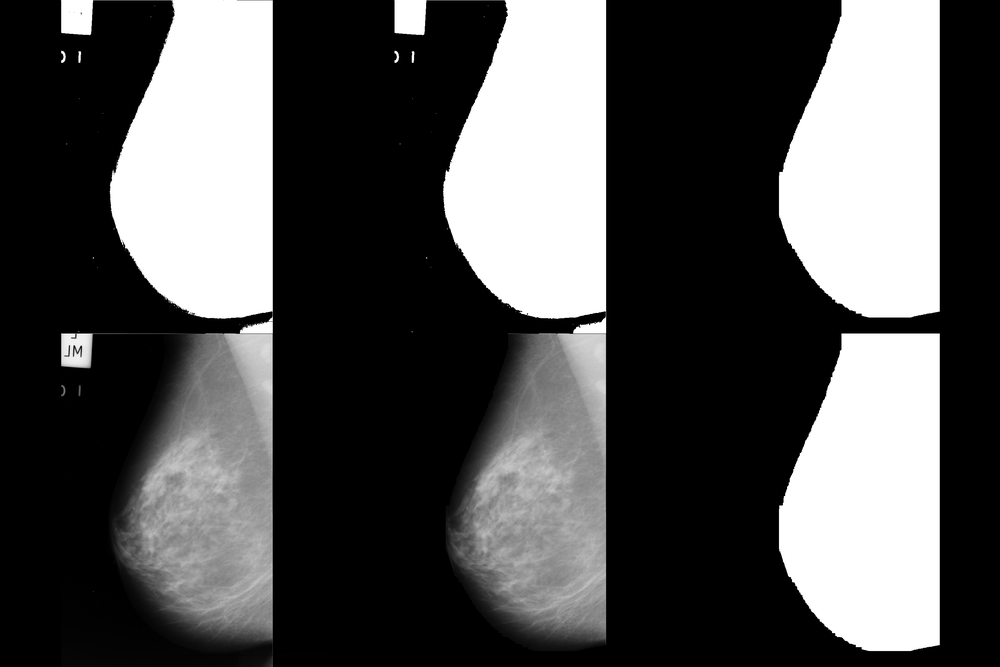
#> input picture Codes/Test Project/resources/exports/cmp_mdb007.png, 1000 x 667 px, shrunk from 3072 x 2048 before the run, given as the content of the folder resources/source/train, which was not available
$ python preprocess.py
#> lines starting #> are read from the running program, lines starting #| are printed output that depends on the picture; after the words box and inside, x2 and y2 are one past the last pixel; in counts of white or black regions, pixels touching at a corner belong together; pictures that were not available may be replaced by others from this repository, and a replacement may not be noted
#> in clean_images, image is the input picture: shape (667, 1000); min 0, max 255, mean 81.3
import cv2 as vision
import pandas as panda
import os
from time import time
from numpy import array, ones, hstack, vstack, uint8
from directories import SOURCE_TRAIN_DIR, SOURCE_TEST_DIR, TRAIN_DIR, TEST_DIR, TRAIN_LABELS_DIR, TEST_LABELS_DIR


class SortImages:
    train_labels_file = panda.read_csv(TRAIN_LABELS_DIR)
    test_labels_file = panda.read_csv(TEST_LABELS_DIR)

    train_labels = train_labels_file['class'].to_list()
    test_labels = test_labels_file['class'].to_list()

    def apply(self):
        self.sort_images(self.train_labels, SOURCE_TRAIN_DIR, TRAIN_DIR)
        self.sort_images(self.test_labels, SOURCE_TEST_DIR, TEST_DIR)

    def sort_images(self, labels, source, destination):
        index = 0
        for file_name in os.listdir(source):
            image = vision.imread(os.path.join(source, file_name), 0)
            vision.imwrite(os.path.join(f'{destination}/{labels[index]}', file_name), image)
            index += 1
        print(f'Sorted {index} images')


class ChangeImageFormat:
    def __init__(self, new_format):
        self.format = new_format

    def apply(self):
        self.change_format(SOURCE_TRAIN_DIR)
        self.change_format(SOURCE_TEST_DIR)

    def change_format(self, directory):
        counter = 0
        for file_name in os.listdir(directory):
            image_file = os.path.join(directory, file_name)
            image_file_name = image_file.split('.')
            if image_file_name[-1] != self.format:
                image = vision.imread(image_file, 0)
                vision.imwrite(image_file_name[0] + '.' + self.format, image)
                counter += 1
        print(f'Converted {counter} images to {self.format}')


class ImageProcessor:
    processed_image = 0

    def generate_mask(self, image, name):
#> called with name = 'cmp_mdb007.png'
        self.processed_image += 1
        start_time = time()
        print('Processing Image: ', name)
        binary_mask = []
        for rows in image:
            values = []
            for pixel in rows:
                if pixel > 10:
                    values.append(255)
                else:
                    values.append(0)
            binary_mask.append(values)
#> after the loop, binary_mask = 667 items

        binary_mask = array(binary_mask, dtype=uint8)
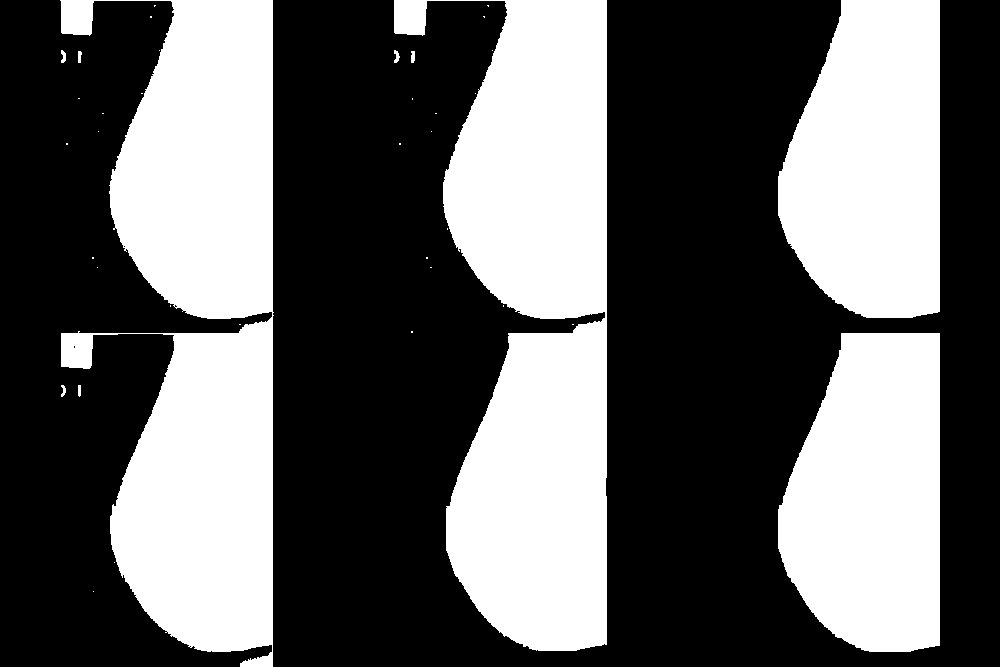
#> binary_mask: shape (667, 1000); 38.6% white; 38 white regions (28 under 20 px), largest, box (x1, y1, x2, y2) and area: (60, 0, 274, 667) 87263, (394, 0, 607, 651) 85856, (778, 333, 940, 652) 42216

        struct_element = ones((3, 3), uint8)
        closed_mask = vision.morphologyEx(
            binary_mask,
            vision.MORPH_CLOSE,
            struct_element
        )
#> closed_mask: shape (667, 1000); 38.7% white; 30 white regions (20 under 20 px), largest, box (x1, y1, x2, y2) and area: (60, 0, 274, 667) 87355, (394, 0, 607, 651) 85917, (778, 333, 940, 652) 42216

        struct_element = ones((120, 120), uint8)
        mask = vision.morphologyEx(
            closed_mask,
            vision.MORPH_OPEN,
            struct_element
        )
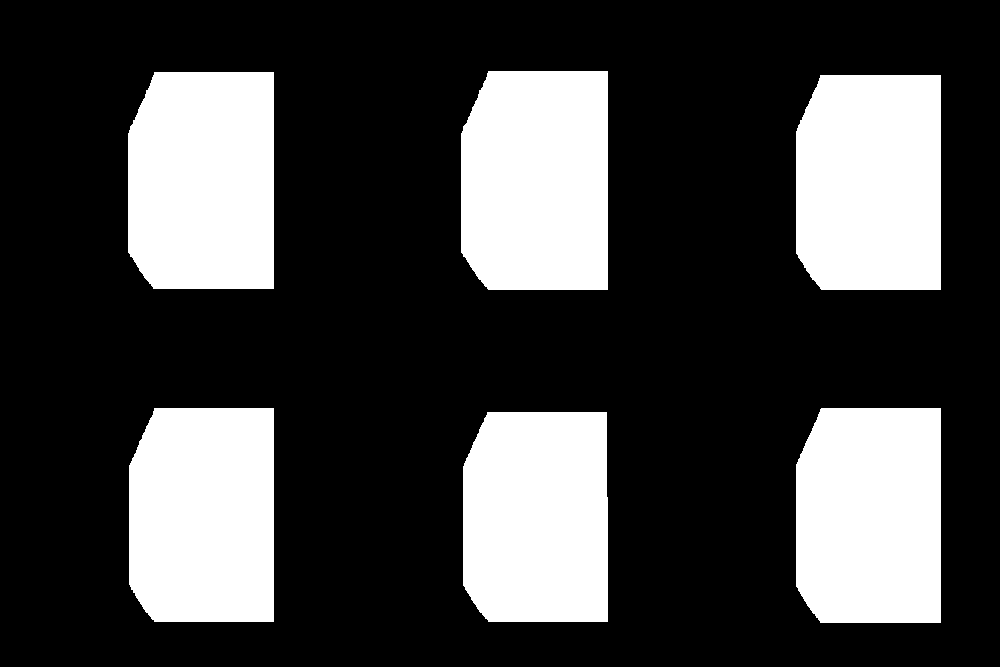
#> mask: shape (667, 1000); 27% white; 6 white regions, box (x1, y1, x2, y2) and area: (461, 71, 608, 290) 30823, (128, 72, 274, 289) 30392, (796, 75, 941, 290) 30026, (796, 408, 941, 623) 30025, (129, 408, 274, 622) 29837, (463, 412, 608, 622) 29263

        cleaned_image = vision.bitwise_and(image, mask)
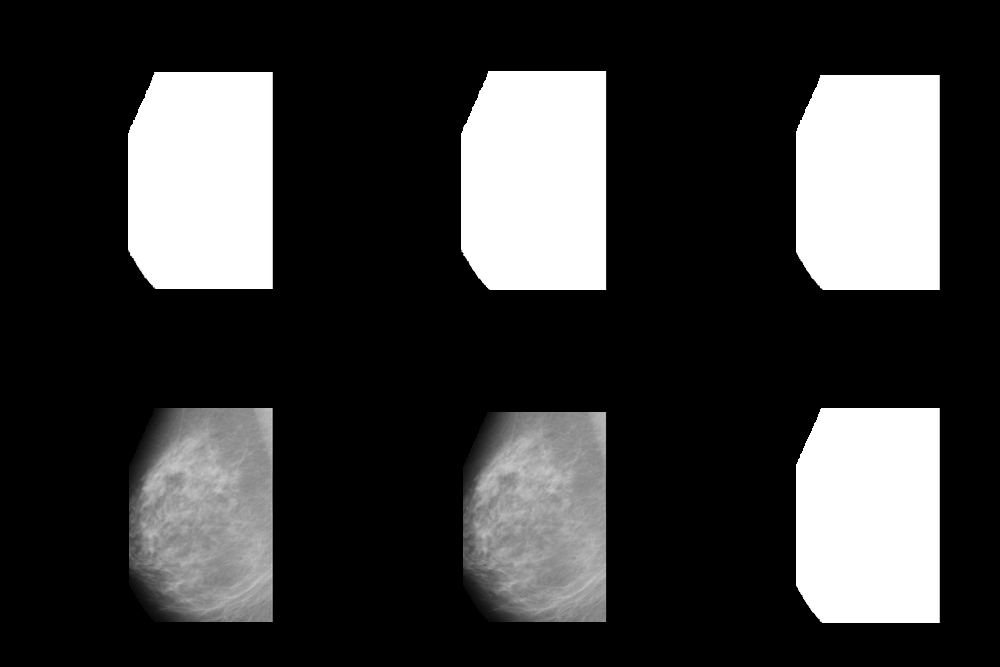
#> cleaned_image: shape (667, 1000); min 0, max 255, mean 58
        comparison_image = vstack(
            (hstack((binary_mask, closed_mask, mask)),
             hstack((image, cleaned_image, mask)))
        )
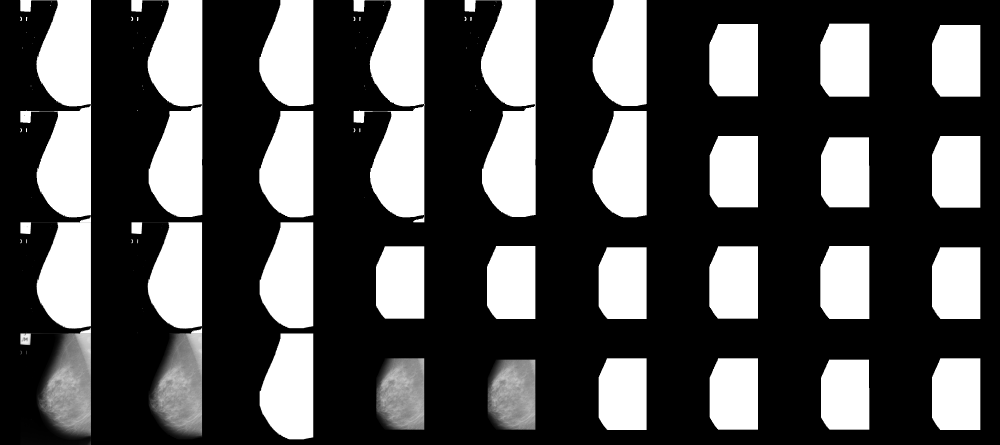
#> comparison_image: shape (1334, 3000) (shown at 1/3 size); min 0, max 255, mean 79.1
        vision.imwrite(f'resources/exports/cmp_{name}', comparison_image)
        end_time = time()
        return end_time - start_time

    def clean_images(self):
        start_time = time()
        for file_name in os.listdir(SOURCE_TRAIN_DIR):
            image_file = os.path.join(SOURCE_TRAIN_DIR, file_name)
            image = vision.imread(image_file, 0)
            time_taken = self.generate_mask(image, file_name)
#> time_taken = 1.76
            print(f'Time taken: {round(time_taken, 2)} seconds')
#| Time taken: 1.76 seconds
            print(f'Processed {self.processed_image} images \n')
        print('Process Finished')

        for file_name in os.listdir(SOURCE_TEST_DIR):
            image_file = os.path.join(SOURCE_TEST_DIR, file_name)
            image = vision.imread(image_file, 0)
            time_taken = self.generate_mask(image, file_name)
#> time_taken = 1.74
            print(f'Time taken: {round(time_taken, 2)} seconds')
#| Time taken: 1.74 seconds
            print(f'Processed {self.processed_image} images \n')
        end_time = time()
        print(f'Process Finished in {end_time - start_time} seconds.')

    def extract_roi(self):
        pass

    def segment_image(self):
        pass

    def show_image(self, image=None, compare=False, name=None):
        if image is None:
            image = self.image
        if compare:
            image = hstack((self.image, image))
        if name is not None:
            vision.imwrite(name, image)
        vision.imshow('image', image)
        key = vision.waitKey(0)
        if key == 27:
            vision.destroyAllWindows()


if __name__ == '__main__':
    print("Preprocess Images\n")
    image_processor = ImageProcessor()
    image_processor.clean_images()
